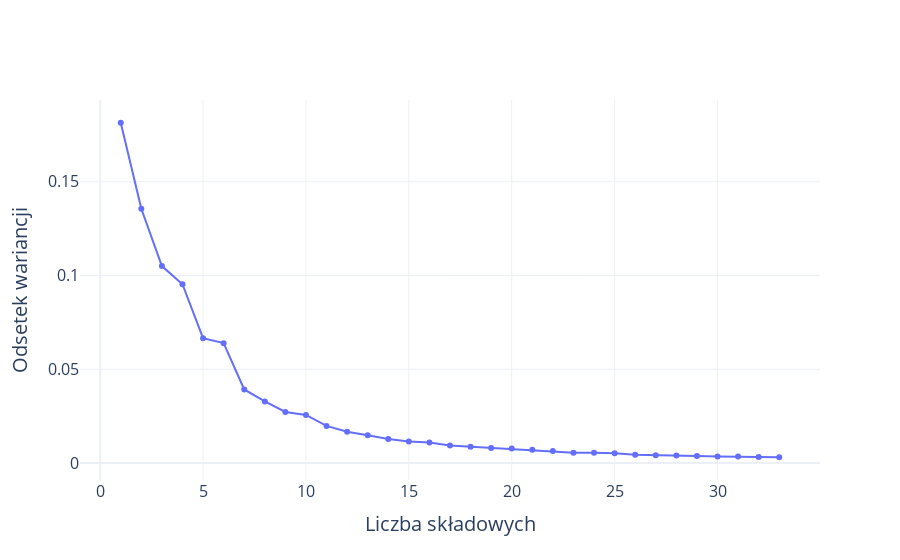

Notebook source saved alongside this figure:
### Markdown cell above
### Klasyfikacja na podstawie najważniejszych skłądowych

### Code cell
# PCA
pca = PCA(n_components=0.95)
X_pca = pca.fit_transform(X_train_scaled)

# Wyjaśniona wariancja
explained_variance_ratio = pca.explained_variance_ratio_

# Kumulatywna suma wyjaśnionej wariancji
cumulative_explained_variance_ratio = explained_variance_ratio.cumsum()

# Tworzenie osypiska (scree plot) za pomocą Plotly
fig = go.Figure()
fig.add_trace(go.Scatter(x=list(range(1, len(explained_variance_ratio) + 1)), y=explained_variance_ratio,
                         mode='lines+markers', name='Explained Variance Ratio'))
# fig.add_trace(go.Scatter(x=list(range(1, len(cumulative_explained_variance_ratio) + 1)), 
#                          y=cumulative_explained_variance_ratio,
#                          mode='lines+markers', name='Cumulative Explained Variance Ratio'))

# Dodajemy etykiety i tytuł
fig.update_layout(
    xaxis=dict(
        title='Liczba składowych',
        tickfont=dict(size=16),
        title_font=dict(size=20),
    ),
    yaxis=dict(
        title='Odsetek wariancji',
        tickfont=dict(size=16),
        title_font=dict(size=20)
    )
)
fig.update_layout(template="plotly_white")


# Wyświetlenie wykresu
fig.show()
fig.write_image("images5/osypisko.png", width=1000, height=600, scale=3, format="png")

### Figure 1 — Plotly figure (JSON) as saved in the notebook; plotly's stock layout.template omitted (floating-point values rounded to 4 significant figures)
{"data": [{"mode": "lines+markers", "name": "Explained Variance Ratio", "type": "scatter", "x": [1, 2, 3, 4, 5, 6, 7, 8, 9, 10, 11, 12, 13, 14, 15, 16, 17, 18, 19, 20, 21, 22, 23, 24, 25, 26, 27, 28, 29, 30, 31, 32, 33], "y": [0.1815, 0.1356, 0.1051, 0.09535, 0.06659, 0.06394, 0.03925, 0.0329, 0.02723, 0.02566, 0.01981, 0.01673, 0.01485, 0.01285, 0.01145, 0.01094, 0.009365, 0.008752, 0.008062, 0.007731, 0.007043, 0.006406, 0.00551, 0.005501, 0.005192, 0.004474, 0.004119, 0.003981, 0.003721, 0.003544, 0.003467, 0.003259, 0.003106]}], "layout": {"xaxis": {"tickfont": {"size": 16}, "title": {"font": {"size": 20}, "text": "Liczba składowych"}}, "yaxis": {"tickfont": {"size": 16}, "title": {"font": {"size": 20}, "text": "Odsetek wariancji"}}}}
